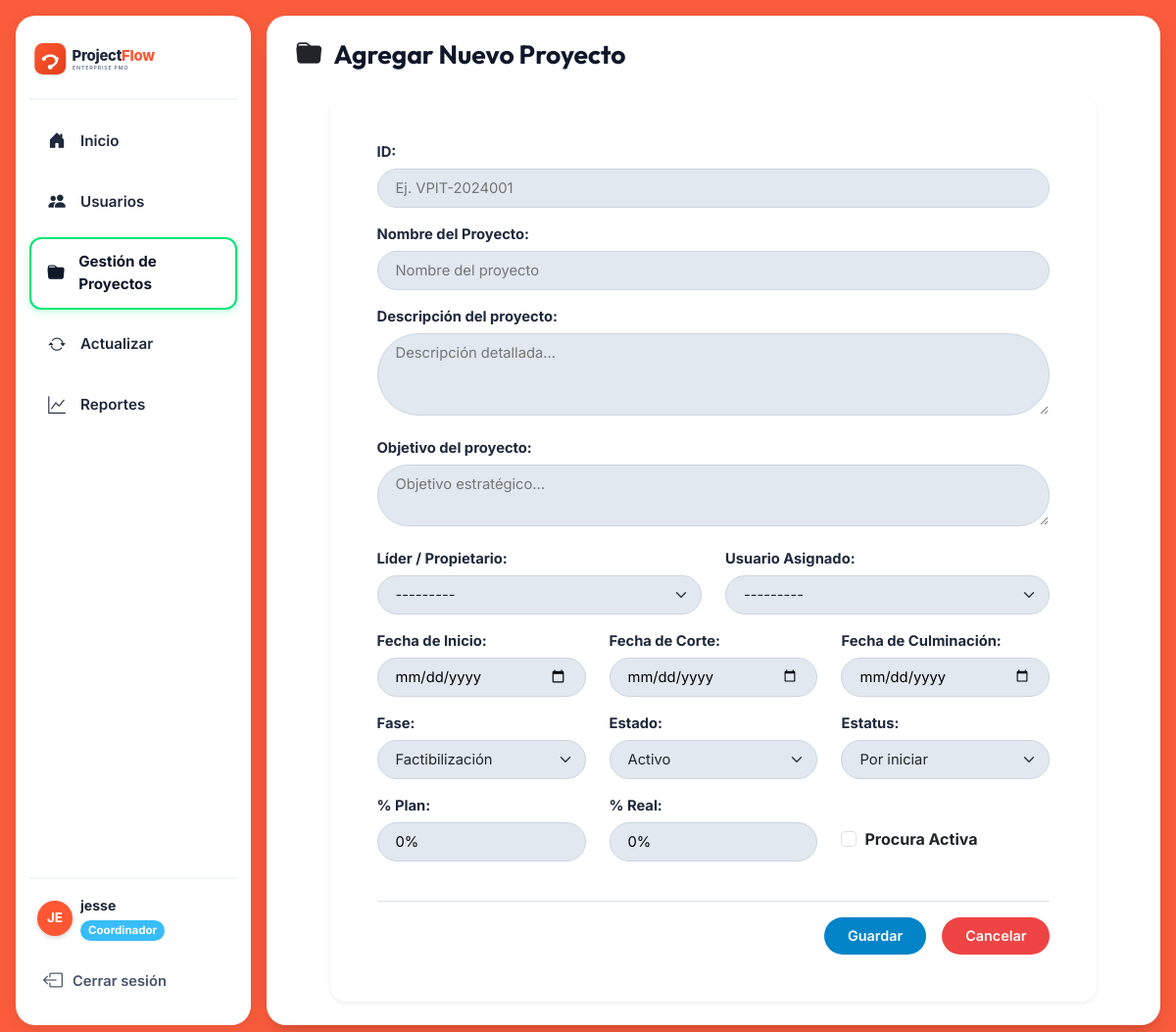
The app's page /admin_user/projects/create/ (signed in) with its own data.
### admin_user/models.py (models this page shows, shortened)
class CustomUser(AbstractUser):
    ROLE_ADMIN = 'Administrador'
    ROLE_COORDINATOR = 'Coordinador'
    ROLE_PMO = 'PMO'
    ROLE_GUEST = 'Invitado'
    ROLE_CHOICES = [
        (ROLE_ADMIN, 'Administrador'),
        (ROLE_COORDINATOR, 'Coordinador'),
        (ROLE_PMO, 'PMO'),
        (ROLE_GUEST, 'Invitado'),
    ]
    role = models.CharField(
        max_length=25,
        choices=ROLE_CHOICES,
        default=ROLE_COORDINATOR,
        verbose_name="Rol"
    )
    poo = models.CharField(
        max_length=120,
        blank=True,
        null=True,
        verbose_name="POO / Cargo"
    )
    personal_email = models.EmailField(
        blank=True,
        null=True,
        verbose_name="Correo Electrónico Personal"
    )
    phone = models.CharField(
        max_length=40,
        blank=True,
        null=True,
        verbose_name="Número de Teléfono"
    )
    avatar_color = models.CharField(
        max_length=20,
        default='#FF5733',
        verbose_name="Color de Avatar"
    )
    failed_login_attempts = models.PositiveIntegerField(
        default=0,
        verbose_name="Intentos Fallidos de Inicio de Sesión"
    )
    created_at = models.DateTimeField(auto_now_add=True, null=True, blank=True)
    updated_at = models.DateTimeField(auto_now=True, null=True, blank=True)
    class Meta:
        verbose_name = "Usuario"
        verbose_name_plural = "Usuarios"
        ordering = ['first_name', 'last_name', 'username']
    def __str__(self) -> str:
        full_name = self.get_full_name()
        return full_name if full_name else self.username
    @property
    def full_name_or_username(self) -> str:
        full_name = self.get_full_name().strip()
        return full_name if full_name else self.username
    @property
    def initials(self) -> str:
        name = self.full_name_or_username
        parts = name.split()
        if len(parts) >= 2:
            return f"{parts[0][0]}{parts[1][0]}".upper()
        return name[:2].upper() if name else "US"
    @property
    def is_admin_role(self) -> bool:
        return self.is_superuser or self.role == self.ROLE_ADMIN
    @property
    def role_badge_class(self) -> str:
        badge_map = {
            self.ROLE_ADMIN: 'badge-admin',
            self.ROLE_COORDINATOR: 'badge-coordinador',
            self.ROLE_PMO: 'badge-pmo',
            self.ROLE_GUEST: 'badge-guest',
        }
        return badge_map.get(self.role, 'badge-pmo')

### admin_user/views.py (the view)
        def _wrapped_view(request: HttpRequest, *args: Any, **kwargs: Any):
            if not request.user.is_authenticated:
                return redirect('login')
            if request.user.is_superuser or request.user.role in allowed_roles:
                return view_func(request, *args, **kwargs)
            messages.error(
                request,
                f"Acceso restringido: Se requiere rol {', '.join(allowed_roles)} para esta acción."
            )
            return redirect('home')

### admin_user/views.py (called while the page is built)
def role_required(*allowed_roles):
    def decorator(view_func):
        def _wrapped_view(request: HttpRequest, *args: Any, **kwargs: Any):
            if not request.user.is_authenticated:
                return redirect('login')
            if request.user.is_superuser or request.user.role in allowed_roles:
                return view_func(request, *args, **kwargs)
            messages.error(
                request,
                f"Acceso restringido: Se requiere rol {', '.join(allowed_roles)} para esta acción."
            )
            return redirect('home')
        return _wrapped_view
    return decorator

@login_required
@role_required(CustomUser.ROLE_ADMIN, CustomUser.ROLE_COORDINATOR)
def project_create(request: HttpRequest) -> HttpResponse:
    if request.method == 'POST':
        form = ProjectForm(request.POST)
        if form.is_valid():
            proj = form.save(commit=False)
            proj.owner = request.user
            proj.save()
            messages.success(request, f"Proyecto '{proj.name}' creado correctamente.")
            return redirect('project_list')
    else:
        form = ProjectForm()
    return render(request, 'admin_user/project_form.html', {'form': form, 'is_create': True})

### admin_user/templates/admin_user/project_form.html (shortened to what this page needs)
{% extends 'admin_user/base.html' %}
{% load static %}
{% block content %}
<div class="view-header">
    <h1 class="view-header-title">
        <i class="bi bi-folder-fill text-dark"></i>
        {% if is_create %}Agregar Nuevo Proyecto{% else %}Editar Proyecto{% endif %}
    </h1>
</div>
<div class="card border-0 shadow-sm rounded-4 p-4 p-md-5 mx-auto" style="max-width: 800px;">
    <form method="POST">
        <div class="modal-form-row mb-3">
            <label class="modal-form-label">ID:</label>
            {{ form.code }}
        </div>
        <div class="modal-form-row mb-3">
            <label class="modal-form-label">Nombre del Proyecto:</label>
            {{ form.name }}
        </div>
        <div class="modal-form-row mb-3">
            <label class="modal-form-label">Descripción del proyecto:</label>
            {{ form.description }}
        </div>
        <div class="modal-form-row mb-3">
            <label class="modal-form-label">Objetivo del proyecto:</label>
            {{ form.objective }}
        </div>
        <div class="row">
            <div class="col-md-6 modal-form-row mb-3">
                <label class="modal-form-label">Líder / Propietario:</label>
                {{ form.owner }}
            </div>
            <div class="col-md-6 modal-form-row mb-3">
                <label class="modal-form-label">Usuario Asignado:</label>
                {{ form.assigned_user }}
            </div>
        </div>
        <div class="row">
            <div class="col-md-4 modal-form-row mb-3">
                <label class="modal-form-label">Fecha de Inicio:</label>
                {{ form.start_date }}
            </div>
            <div class="col-md-4 modal-form-row mb-3">
                <label class="modal-form-label">Fecha de Corte:</label>
                {{ form.cut_date }}
            </div>
            <div class="col-md-4 modal-form-row mb-3">
                <label class="modal-form-label">Fecha de Culminación:</label>
                {{ form.end_date }}
            </div>
        </div>
        <div class="row">
            <div class="col-md-4 modal-form-row mb-3">
                <label class="modal-form-label">Fase:</label>
                {{ form.phase }}
            </div>
            <div class="col-md-4 modal-form-row mb-3">
                <label class="modal-form-label">Estado:</label>
                {{ form.status }}
            </div>
            <div class="col-md-4 modal-form-row mb-3">
                <label class="modal-form-label">Estatus:</label>
                {{ form.estatus }}
            </div>
        </div>
        <div class="row align-items-center">
            <div class="col-md-4 modal-form-row mb-3">
                <label class="modal-form-label">% Plan:</label>
                {{ form.planned_percentage }}
            </div>
            <div class="col-md-4 modal-form-row mb-3">
                <label class="modal-form-label">% Real:</label>
                {{ form.real_percentage }}
            </div>
            <div class="col-md-4 modal-form-row mb-3 pt-4">
                <div class="form-check">
                    {{ form.procura }}
                    <label class="form-check-label fw-bold" for="{{ form.procura.id_for_label }}">
                        Procura Activa
                    </label>
                </div>
            </div>
        </div>
        <div class="d-flex justify-content-end gap-3 mt-4 pt-3 border-top">
            <button type="submit" class="btn btn-pf-blue px-4">Guardar</button>
            <a href="{% url 'project_list' %}" class="btn btn-pf-red px-4">Cancelar</a>
        </div>
    </form>
</div>
{% endblock %}

### admin_user/templates/admin_user/sidebar.html (shortened to what this page needs)
{% load static %}
<aside class="app-sidebar" id="appSidebar">
    <div>
        <div class="sidebar-brand">
            <a href="{% url 'home' %}" title="ProjectFlow">
                <img src="{% static 'images/projectflow-logo.svg' %}" alt="ProjectFlow Logo">
            </a>
        </div>
        <ul class="sidebar-nav">
            <li class="sidebar-nav-item {% if request.resolver_match.url_name == 'home' %}active{% endif %}">
                <a href="{% url 'home' %}">
                    <span class="sidebar-nav-icon"><i class="bi bi-house-door-fill"></i></span>
                    <span>Inicio</span>
                </a>
            </li>
            {% if user.is_authenticated and user.is_admin_role %}
            <li class="sidebar-nav-item {% if request.resolver_match.url_name in 'user_list,user_create,user_edit,user_reset_password' %}active{% endif %}">
                <a href="{% url 'user_list' %}">
                    <span class="sidebar-nav-icon"><i class="bi bi-people-fill"></i></span>
                    <span>Usuarios</span>
                </a>
            </li>
            {% endif %}
            <li class="sidebar-nav-item {% if request.resolver_match.url_name in 'project_list,project_create,project_edit,deliverable_manage' %}active{% endif %}">
                <a href="{% url 'project_list' %}">
                    <span class="sidebar-nav-icon"><i class="bi bi-folder-fill"></i></span>
                    <span>Gestión de Proyectos</span>
                </a>
            </li>
            <li class="sidebar-nav-item {% if request.resolver_match.url_name == 'project_actualizar' %}active{% endif %}">
                <a href="{% url 'project_actualizar' %}">
                    <span class="sidebar-nav-icon"><i class="bi bi-arrow-repeat"></i></span>
                    <span>Actualizar</span>
                </a>
            </li>
            <li class="sidebar-nav-item {% if request.resolver_match.url_name == 'report_view' %}active{% endif %}">
                <a href="{% url 'report_view' %}">
                    <span class="sidebar-nav-icon"><i class="bi bi-graph-up"></i></span>
                    <span>Reportes</span>
                </a>
            </li>
        </ul>
    </div>
    <div class="sidebar-footer">
        {% if user.is_authenticated %}
            <div class="d-flex align-items-center gap-2 mb-3 px-2">
                <div class="user-avatar-circle" style="background-color: {{ user.avatar_color|default:'#FA5C3C' }};">
                    {{ user.initials }}
                </div>
                <div class="overflow-hidden">
                    <div class="fw-bold text-truncate" style="font-size: 0.88rem;">{{ user.full_name_or_username }}</div>
                    <span class="role-badge {{ user.role_badge_class }}" style="min-width: auto; padding: 2px 8px; font-size: 0.72rem;">
                        {{ user.role }}
                    </span>
                </div>
            </div>
            <a href="{% url 'logout' %}" class="sidebar-logout-btn">
                <i class="bi bi-box-arrow-left fs-5"></i>
                <span>Cerrar sesión</span>
            </a>
        {% else %}
            <a href="{% url 'login' %}" class="btn btn-pf-blue w-100 justify-content-center">
                <i class="bi bi-box-arrow-in-right"></i>
                <span>Iniciar sesión</span>
            </a>
        {% endif %}
    </div>
</aside>

### static/css/projectflow.css (style rules this page uses)
:root { --pf-primary: #FA5C3C; --pf-primary-hover: #E03E1A; --pf-primary-light: #FFEDE9; --pf-primary-dark: #C92A06; --pf-canvas-bg: #FA5C3C; --pf-card-bg: #FFFFFF; --pf-text-dark: #1E293B; --pf-text-muted: #64748B; --pf-border-color: #E2E8F0; --pf-admin-badge: #EF4444; --pf-coord-badge: #38BDF8; --pf-pmo-badge: #64748B; --pf-guest-badge: #10B981; --pf-chip-bg: #38BDF8; --pf-chip-hover: #0284C7; --pf-chip-active: #0369A1; --pf-sidebar-w: 240px; --pf-radius-lg: 20px; --pf-radius-md: 12px; --pf-radius-pill: 9999px; --pf-shadow-card: 0 10px 25px -5px rgba(0, 0, 0, 0.15), 0 8px 10px -6px rgba(0, 0, 0, 0.1); --pf-shadow-dropdown: 0 12px 30px rgba(0,0,0,0.18); }
* { box-sizing: border-box; }
body { font-family: 'Inter', -apple-system, BlinkMacSystemFont, "Segoe UI", Roboto, sans-serif; color: var(--pf-text-dark); background-color: var(--pf-canvas-bg); min-height: 100vh; margin: 0; padding: 0; overflow-x: hidden; }
h1, h2, h3, h4, h5, h6, .brand-font { font-family: 'Outfit', sans-serif; font-weight: 700; }
.app-sidebar { width: var(--pf-sidebar-w); flex-shrink: 0; background: #FFFFFF; border-radius: var(--pf-radius-lg); padding: 20px 14px; display: flex; flex-direction: column; justify-content: space-between; box-shadow: 0 4px 15px rgba(0, 0, 0, 0.08); }
.sidebar-brand { display: flex; align-items: center; justify-content: space-between; padding-bottom: 16px; border-bottom: 2px solid #F1F5F9; margin-bottom: 16px; }
.sidebar-brand img { height: 48px; max-width: 170px; }
.sidebar-nav { list-style: none; padding: 0; margin: 0; display: flex; flex-direction: column; gap: 10px; }
.sidebar-nav-item a { display: flex; align-items: center; gap: 12px; padding: 12px 14px; text-decoration: none; color: #1E293B; font-weight: 600; font-size: 0.95rem; border-radius: var(--pf-radius-md); transition: all 0.2s ease; border: 2px solid transparent; }
.sidebar-nav-item.active a { background-color: #FFFFFF; border: 2.5px solid #00E676; color: #0F172A; font-weight: 700; box-shadow: 0 2px 8px rgba(0, 230, 118, 0.25); }
.sidebar-nav-icon { width: 24px; height: 24px; display: inline-flex; align-items: center; justify-content: center; font-size: 1.1rem; }
.sidebar-footer { padding-top: 16px; border-top: 2px solid #F1F5F9; }
.sidebar-logout-btn { display: flex; align-items: center; gap: 10px; color: #475569; text-decoration: none; font-weight: 600; font-size: 0.92rem; padding: 10px 14px; border-radius: var(--pf-radius-md); transition: background 0.2s; }
.view-header { display: flex; align-items: center; justify-content: space-between; margin-bottom: 24px; flex-wrap: wrap; gap: 16px; }
.view-header-title { display: flex; align-items: center; gap: 12px; margin: 0; font-size: 1.65rem; font-weight: 700; color: #0F172A; }
.view-header-title i, .view-header-title svg { color: #0F172A; }
.btn-pf-blue { background-color: #0284C7; color: #FFFFFF; font-weight: 600; border-radius: var(--pf-radius-pill); padding: 8px 22px; border: none; font-size: 0.9rem; transition: all 0.2s; text-decoration: none; display: inline-flex; align-items: center; gap: 6px; }
.btn-pf-red { background-color: #EF4444; color: #FFFFFF; font-weight: 600; border-radius: var(--pf-radius-pill); padding: 8px 22px; border: none; font-size: 0.9rem; transition: all 0.2s; text-decoration: none; display: inline-flex; align-items: center; gap: 6px; }
.user-avatar-circle { width: 36px; height: 36px; border-radius: 50%; display: inline-flex; align-items: center; justify-content: center; color: #FFFFFF; font-weight: 700; font-size: 0.85rem; box-shadow: 0 2px 5px rgba(0,0,0,0.15); flex-shrink: 0; }
.role-badge { display: inline-block; padding: 4px 14px; border-radius: var(--pf-radius-pill); font-size: 0.82rem; font-weight: 700; text-align: center; min-width: 95px; }
.badge-coordinador { background-color: #38BDF8; color: #FFFFFF; }
.modal-form-row { margin-bottom: 16px; }
.modal-form-label { font-weight: 700; color: #1E293B; font-size: 0.92rem; margin-bottom: 6px; display: block; }
.modal-form-input { width: 100%; background-color: #E2E8F0; border: 1px solid #CBD5E1; border-radius: var(--pf-radius-pill); padding: 8px 18px; font-size: 0.92rem; outline: none; }

### records on screen
CustomUser: initials "JE", full_name_or_username "jesse", role "Coordinador"
